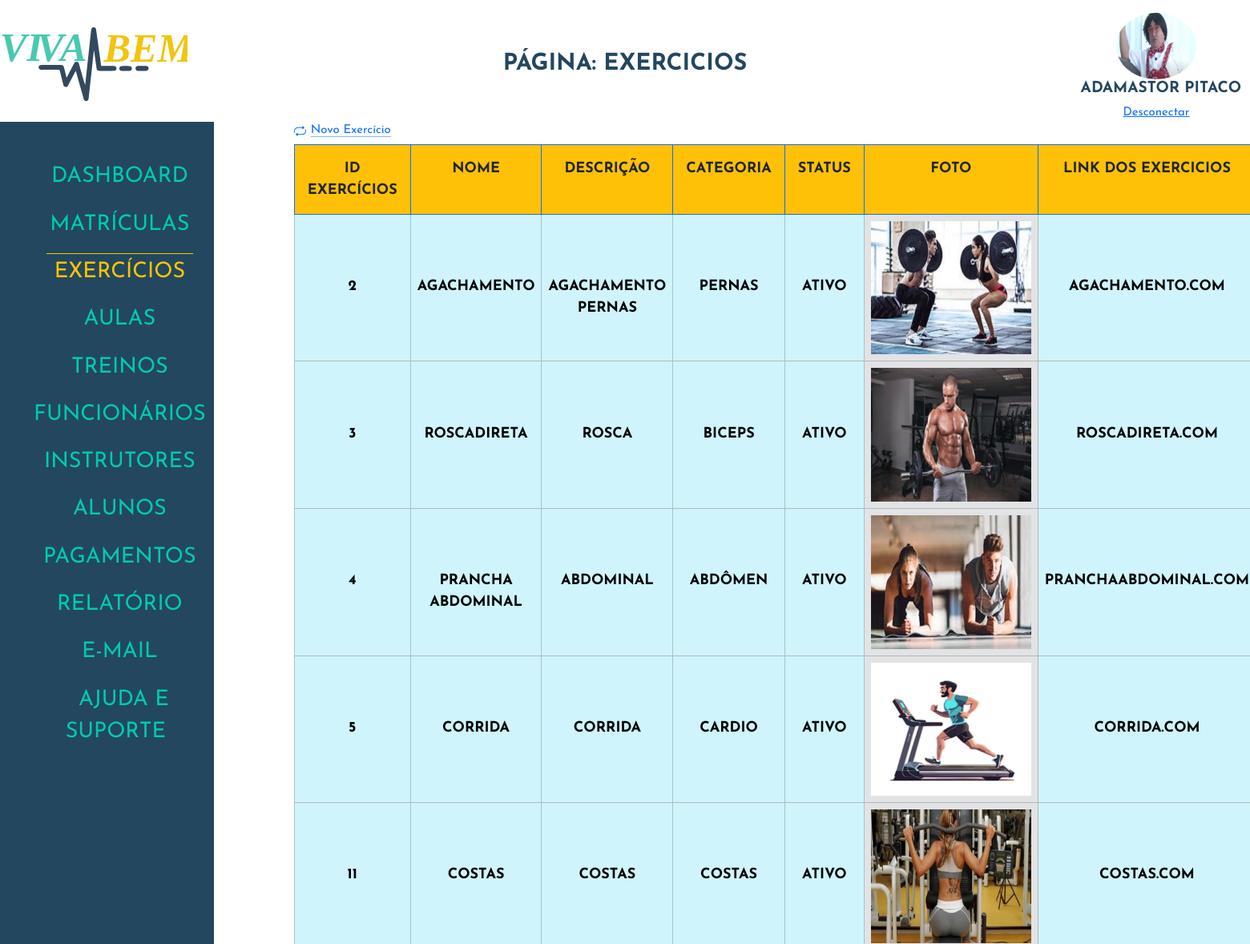
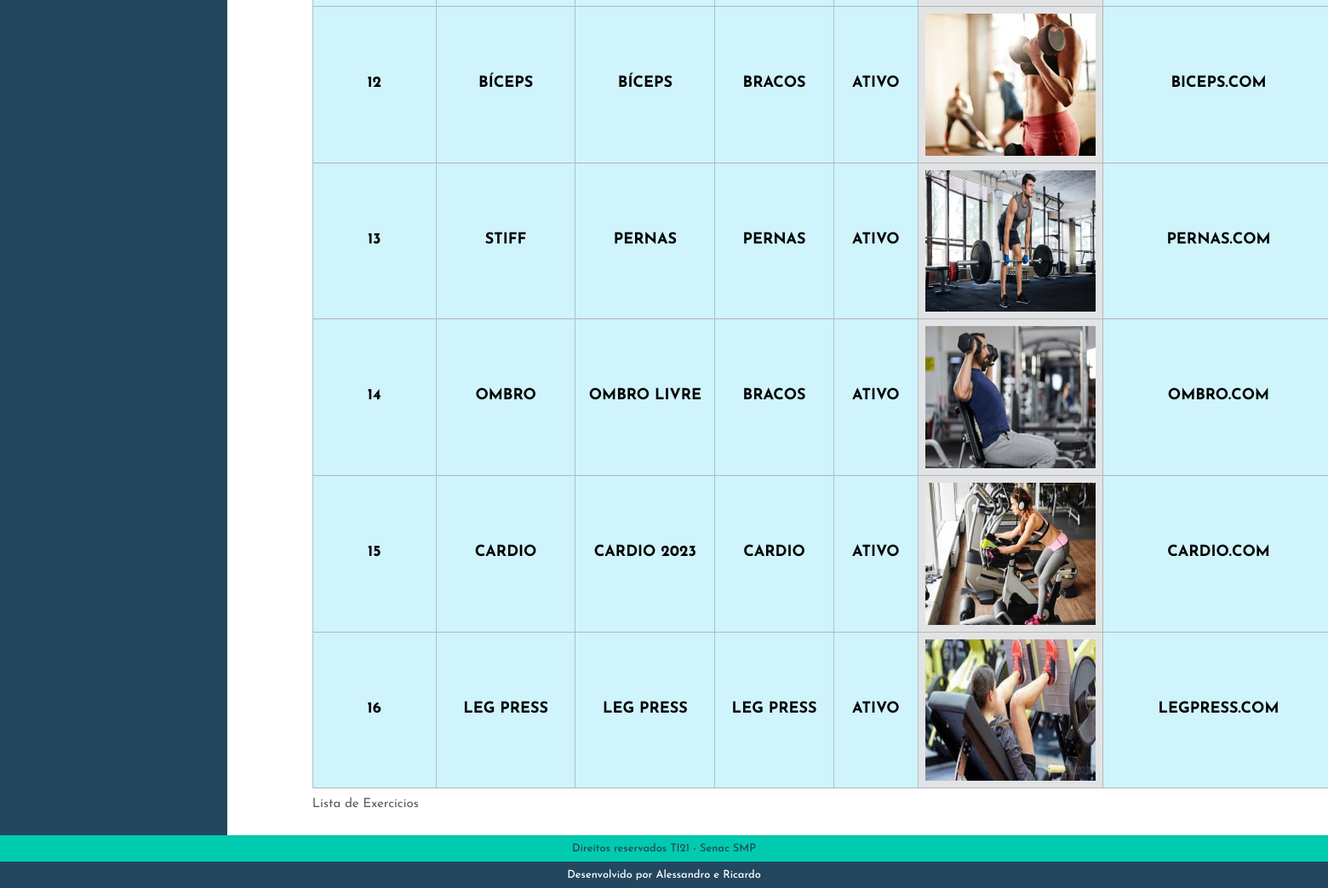
/admin/index.php?p=exercicios (signed in), run on the app's committed database (2 pictures, top to bottom).
### tables this page shows
CREATE TABLE `tblfuncionarios` (
  `idFuncionario` int(11) NOT NULL,
  `nomeFuncionario` varchar(50) NOT NULL,
  `altFuncionario` varchar(50) NOT NULL,
  `dataNascFuncionario` date NOT NULL,
  `cargoFuncionario` varchar(20) NOT NULL,
  `especialidadeFuncionario` varchar(20) NOT NULL,
  `emailFuncionario` varchar(80) DEFAULT NULL,
  `senhaFuncionario` varchar(20) NOT NULL,
  `nivelFuncionario` varchar(15) NOT NULL,
  `telefoneFuncionario` varchar(14) NOT NULL,
  `dataAdmissaoFuncionario` date NOT NULL,
  `statusFuncionario` varchar(10) NOT NULL,
  `fotoFuncionario` varchar(100) DEFAULT NULL,
  `linkFaceFuncionario` varchar(150) NOT NULL,
  `linkInstaFuncionario` varchar(150) NOT NULL,
  `linklinkedinFuncionario` varchar(150) NOT NULL,
  `linkWhatsFuncionario` varchar(150) NOT NULL
);

CREATE TABLE `tblexercicios` (
  `idExercicio` int(11) NOT NULL,
  `nomeExercicio` varchar(50) NOT NULL,
  `altExercicio` varchar(50) NOT NULL,
  `descricaoExercicio` varchar(30) NOT NULL,
  `grupoMuscularExercicio` varchar(30) NOT NULL,
  `statusExercicio` varchar(10) NOT NULL,
  `fotoExercicio` varchar(100) NOT NULL,
  `linkExercicio` varchar(150) NOT NULL
);

### admin/class/funcionario.php (called while the page is built, shortened)
<?php
class FuncionarioClass
{
    public $idFuncionario;
    public function __construct($id = false)
    {
        if ($id) {
            $this->idFuncionario = $id;
            $this->Carregar();
        }
    }
    public function Carregar()
    {
        $query = "SELECT * FROM  tblfuncionarios WHERE idFuncionario = " . $this->idFuncionario;
        $conn = Conexao::LigarConexao();
        $resultado = $conn->query($query);
        $lista = $resultado->fetchAll();
        foreach ($lista as $linha) {
            $this->nomeFuncionario = $linha['nomeFuncionario'];
            $this->fotoFuncionario = $linha['fotoFuncionario'];
        }
    }
   }

### admin/class/exercicios.php (called while the page is built, shortened)
<?php
class ExerciciosClass
{
    public function listar()
    {
        $sql = "SELECT * FROM tblexercicios WHERE statusExercicio = 'ATIVO' ORDER by idExercicio  ASC ";
        $conn = Conexao::LigarConexao();
        $resultado = $conn->query($sql);
        $lista = $resultado->fetchAll();
        return $lista;
    }
}

### admin/exercicios/listar.php (the view, shortened to what this page needs)
<?php
require_once('class/exercicios.php');
$exercicios = new ExerciciosClass();
$lista = $exercicios->Listar();
?>
<div>
    <a class="icon-link icon-link-hover" style="--bs-icon-link-transform: translate3d(0, -.125rem, 0);" href="index.php?p=exercicios&e=cadastrar">
        Novo Exercício
    </a>
</div>
<div class=" table-responsive">
    <table class="table table-bordered border-primary">
        <caption> Lista de Exercicios</caption>
        <thead>
            <tr>
                <th class="p-3 mb-2 bg-warning text-dark">Id Exercícios</th>
                <th class="p-3 mb-2 bg-warning text-dark">Nome</th>
                <th class="p-3 mb-2 bg-warning text-dark">Descrição</th>
                <th class="p-3 mb-2 bg-warning text-dark">Categoria</th>
                <th class="p-3 mb-2 bg-warning text-dark">Status</th>
                <th class="p-3 mb-2 bg-warning text-dark">Foto</th>
                <th class="p-3 mb-2 bg-warning text-dark">Link dos Exercicios</th>
            </tr>
        </thead>
        <?php foreach ($lista as $linha) : ?>
            <tbody>
                <tr class="table-secondary">
                    <td class="table-info"><?php echo $linha['idExercicio'] ?></td>
                    <td class="table-info"><?php echo $linha['nomeExercicio'] ?></td>
                    <td class="table-info"><?php echo $linha['descricaoExercicio'] ?></td>
                    <td class="table-info"><?php echo $linha['grupoMuscularExercicio'] ?></td>
                    <td class="table-info"><?php echo $linha['statusExercicio'] ?></td>
                    <td class="tamanhoFoto">
                        <a href="../img/<?php echo $linha['fotoExercicio'] ?>" data-lightbox="<?php echo $linha['nomeExercicio'] ?>" data-title="<?php echo $linha['nomeExercicio'] ?>">
                            <img src="../img/<?php echo $linha['fotoExercicio'] ?>" alt="<?php echo $linha['nomeExercicio'] ?> ">
                        </a>
                    </td>
                    <td class="table-info"><?php echo $linha['linkExercicio'] ?></td>
                </tr>
            <?php endforeach ?>
            </tbody>
    </table>
</div>

### admin/index.php (shortened to what this page needs)
<?php
if (isset($_SESSION['idAluno'])) {
    $id = $_SESSION['idAluno'];
    $tipoUsuario = 'aluno';
} elseif (isset($_SESSION['idFuncionario'])) {
    $tipoUsuario = 'funcionario';
} else {
    header("location: http://localhost/Projeto-Academia-Viva-Bem-Senac/admin/loginAdmin.php");
    exit;
}
$pagina = @$_GET['p'];
require_once('class/aluno.php');
require_once('class/funcionario.php');
if ($tipoUsuario === 'aluno') {
    $aluno = new AlunoClass($id);
    $usuario = $aluno;
} elseif ($tipoUsuario === 'funcionario') {
    $funcionario = new FuncionarioClass($id);
    $usuario = $funcionario;
}
?>
<!DOCTYPE html>
<html lang="pt-BR">
<head>
    <link rel="stylesheet" href="./css/reset.css">
    <link href="path/to/lightbox.css" rel="stylesheet" />
    <link href="https://cdn.jsdelivr.net/npm/bootstrap@5.3.2/dist/css/bootstrap.min.css" rel="stylesheet">
    <link rel="stylesheet" href="./css/estilo.css">
</head>
<body>
    <header class="topo">
        <h1>
            <img src="./img/logoVivaBem.svg" alt="Logo Viva Bem">
        </h1>
        <?php
        if ($pagina == '') {
            echo '<h2>Dashboard</h2>';
        } else {
            echo ('<h2>Página: ' . $pagina . '</h2>');
        }
        ?>
         <div class="identUser">
            <img src="../img/<?php echo $usuario->fotoAluno ?? $usuario->fotoFuncionario; ?>" alt="User">
            <h2><?php echo $usuario->nomeAluno ?? $usuario->nomeFuncionario; ?></h2>
            <a href="desconectar.php">Desconectar</a>
        </div>
    </header>
    <main>
        <div class="menu">
            <nav>
                <ul>
                    <li><a href="index.php?p=dashboard" class="<?php echo (($pagina == 'dashboard') ||  (@$pagina == '')) ? 'menuAtivo' : ''; ?>"> Dashboard </a></li>
                    <li><a href="index.php?p=matriculas" class="<?php echo ($pagina == 'matriculas') ? 'menuAtivo' : ''; ?>"> Matrículas </a></li>
                    <li><a href="index.php?p=exercicios" class="<?php echo ($pagina == 'exercicios') ? 'menuAtivo' : ''; ?>"> Exercícios </a></li>
                    <li><a href="index.php?p=aulas" class="<?php echo ($pagina == 'aulas') ? 'menuAtivo' : ''; ?>"> Aulas </a></li>
                    <li><a href="index.php?p=treino" class="<?php echo ($pagina == 'treino') ? 'menuAtivo' : ''; ?>"> Treinos </a></li>
                    <li><a href="index.php?p=funcionarios" class="<?php echo ($pagina == 'funcionarios') ? 'menuAtivo' : ''; ?>"> Funcionários </a></li>
                    <li><a href="index.php?p=instrutores" class="<?php echo ($pagina == 'instrutores') ? 'menuAtivo' : ''; ?>"> Instrutores </a></li>
                    <li><a href="index.php?p=aluno" class="<?php echo ($pagina == 'aluno') ? 'menuAtivo' : ''; ?>"> Alunos </a></li>
                    <li><a href="index.php?p=pagamento" class="<?php echo ($pagina == 'pagamento') ? 'menuAtivo' : ''; ?>"> Pagamentos </a></li>
                    <li><a href="index.php?p=relatorio" class="<?php echo ($pagina == 'relatorio') ? 'menuAtivo' : ''; ?>"> Relatório </a></li>
                    <li><a href="index.php?p=contato" class="<?php echo ($pagina == 'contato') ? 'menuAtivo' : ''; ?>"> E-mail </a></li>
                    <li><a href="index.php?p=ajuda" class="<?php echo ($pagina == 'ajuda') ? 'menuAtivo' : ''; ?>"> Ajuda e Suporte </a></li>
                </ul>
            </nav>
        </div>
        <div class="box">
            <?php
            switch ($pagina) {
                case 'exercicios':
                    require_once('exercicios/exercicios.php');
                    break;
            }
            ?>
        </div>
    </main>
    <footer class="rodape">
        <h2>Direitos reservados TI21 - Senac SMP</h2>
        <h2>Desenvolvido por Alessandro e Ricardo</h2>
    </footer>
</body>
</html>

### admin/css/estilo.css (style rules this page uses)
*, a, h1, h2, h3, h4 { font-family: 'Josefin Sans', sans-serif; font-size: 15px; }
body { display: flex; flex-direction: column; height: 100vh; width: 100%; }
.topo { display: flex; justify-content: space-between; margin-top: 1%; align-items: center; }
.topo h1 { text-align: center; width: 15%; }
.identUser { width: 100%; }
.identUser img { max-width: 100px; max-height: 90px; object-fit: cover; border-radius: 50%; }
.topo h2 { font-size: 1.8em; text-transform: uppercase; color: #23475f; font-weight: bold; }
.topo div { display: flex; flex-direction: column; align-items: center; width: 15%; }
.topo div img { width: 75%; }
.topo div h2 { margin-left: 5%; font-size: 1.2em; }
main { flex: 1; display: flex; }
.menu { background-color: #23475f; text-align: center; display: flex; }
.menu nav { margin-top: 15%; }
.menu nav ul li { padding: 4% 0; }
.menu nav ul li a { text-decoration: none; color: #00cab0; font-size: 1.8em; text-transform: uppercase; padding: 4% 10px; }
.menuAtivo { color: #ffc500 !important; border-top: solid 1px #ffc500; }
.box { margin: 0 100px; }
.rodape { text-align: center; }
.rodape h2 { font-size: .8em; margin-bottom: 0; }
.rodape h2:nth-child(1) { background: #00cab0; padding: .5% 0; color: #23475f; }
.rodape h2:nth-child(2) { background: #23475f; padding: .5% 0; color: #fff; }
.tamanhoFoto { width: 100%; }
.tamanhoFoto img { max-width: 200px; max-height: 200px; object-fit: cover; }
.table-info, .text-dark { font-size: 1.2em; text-align: center; font-weight: bold; text-transform: uppercase; }

### data on the page
tblfuncionarios: fotoFuncionario (picture), nomeFuncionario "ADAMASTOR PITACO"
tblexercicios: idExercicio "2", nomeExercicio "AGACHAMENTO", descricaoExercicio "AGACHAMENTO PERNAS", grupoMuscularExercicio "PERNAS", statusExercicio "ATIVO", fotoExercicio (picture), linkExercicio "AGACHAMENTO.COM"
tblexercicios: idExercicio "3", nomeExercicio "ROSCADIRETA", descricaoExercicio "ROSCA", grupoMuscularExercicio "BICEPS", statusExercicio "ATIVO", fotoExercicio (picture), linkExercicio "ROSCADIRETA.COM"
tblexercicios: idExercicio "4", nomeExercicio "PRANCHA ABDOMINAL", descricaoExercicio "ABDOMINAL", grupoMuscularExercicio "ABDÔMEN", statusExercicio "ATIVO", fotoExercicio (picture), linkExercicio "PRANCHAABDOMINAL.COM"
tblexercicios: idExercicio "5", nomeExercicio "CORRIDA", descricaoExercicio "CORRIDA", grupoMuscularExercicio "CARDIO", statusExercicio "ATIVO", fotoExercicio (picture), linkExercicio "CORRIDA.COM"
tblexercicios: idExercicio "11", nomeExercicio "COSTAS", descricaoExercicio "COSTAS", grupoMuscularExercicio "COSTAS", statusExercicio "ATIVO", fotoExercicio (picture), linkExercicio "COSTAS.COM"
tblexercicios: idExercicio "12", nomeExercicio "BÍCEPS", descricaoExercicio "BÍCEPS", grupoMuscularExercicio "BRACOS", statusExercicio "ATIVO", fotoExercicio (picture), linkExercicio "BICEPS.COM"
tblexercicios: idExercicio "13", nomeExercicio "STIFF", descricaoExercicio "PERNAS", grupoMuscularExercicio "PERNAS", statusExercicio "ATIVO", fotoExercicio (picture), linkExercicio "PERNAS.COM"
tblexercicios: idExercicio "14", nomeExercicio "OMBRO", descricaoExercicio "OMBRO LIVRE", grupoMuscularExercicio "BRACOS", statusExercicio "ATIVO", fotoExercicio (picture), linkExercicio "OMBRO.COM"
tblexercicios: idExercicio "15", nomeExercicio "CARDIO", descricaoExercicio "CARDIO 2023", grupoMuscularExercicio "CARDIO", statusExercicio "ATIVO", fotoExercicio (picture), linkExercicio "CARDIO.COM"
tblexercicios: idExercicio "16", nomeExercicio "LEG PRESS", descricaoExercicio "LEG PRESS", grupoMuscularExercicio "LEG PRESS", statusExercicio "ATIVO", fotoExercicio (picture), linkExercicio "LEGPRESS.COM"

### other printed values
$pagina "EXERCICIOS"
